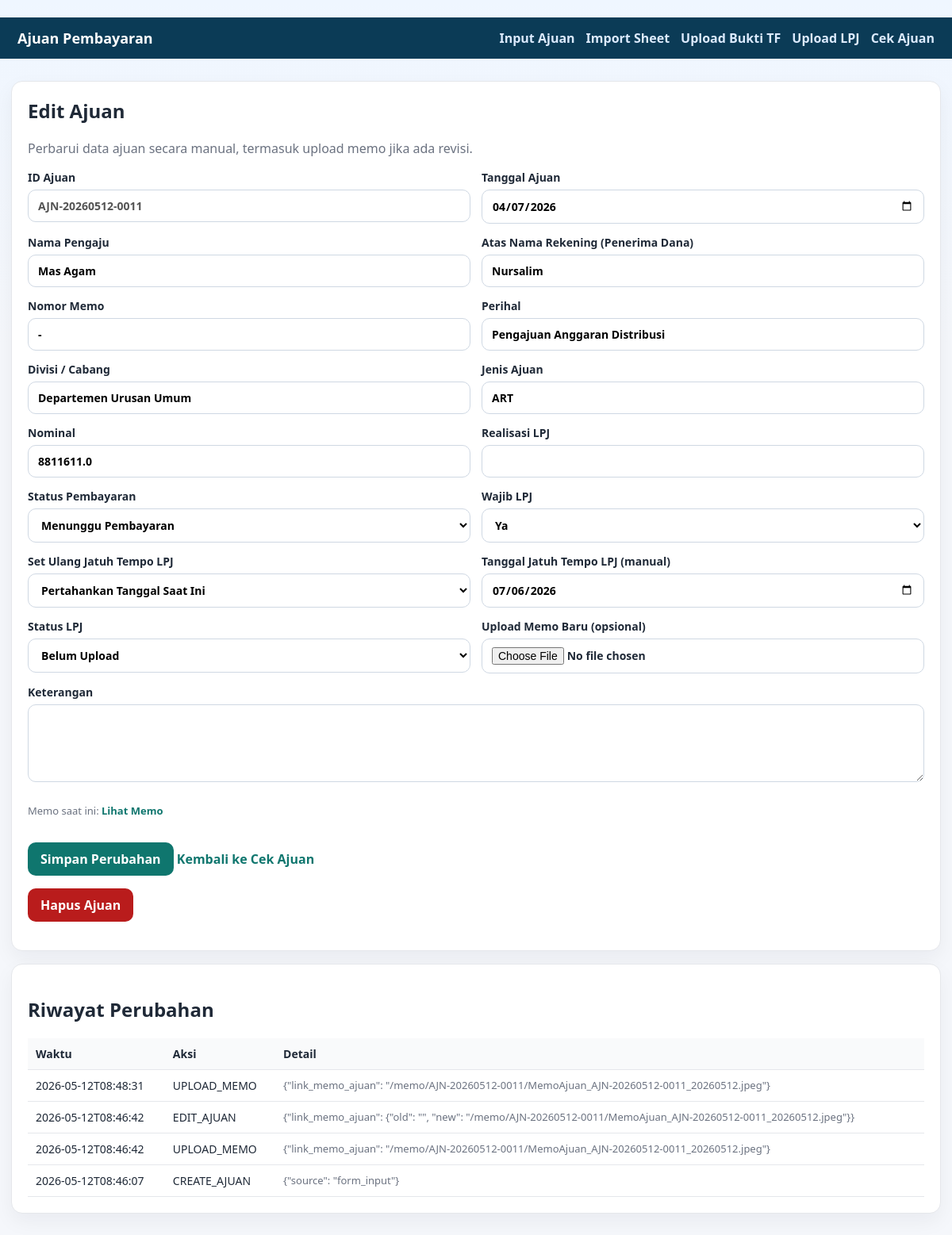
/ajuan/AJN-20260512-0011/edit, run on the app's committed database.
### tables this page shows
CREATE TABLE ajuan (
    id_ajuan TEXT PRIMARY KEY,
    tanggal_ajuan TEXT NOT NULL,
    nama_pengaju TEXT NOT NULL,
    divisi_cabang TEXT NOT NULL,
    jenis_ajuan TEXT NOT NULL,
    nominal REAL NOT NULL,
    keterangan TEXT,
    status TEXT NOT NULL DEFAULT 'Menunggu Pembayaran',
    link_bukti_transfer TEXT,
    wajib_lpj INTEGER NOT NULL DEFAULT 1,
    tanggal_jatuh_tempo_lpj TEXT,
    status_lpj TEXT NOT NULL DEFAULT 'Belum Upload',
    link_lpj TEXT,
    created_at TEXT NOT NULL,
    updated_at TEXT NOT NULL
, link_memo_ajuan TEXT, nominal_realisasi REAL, nama_penerima_dana TEXT, nomor_memo TEXT, perihal TEXT);

CREATE TABLE ajuan_audit_log (
    id INTEGER PRIMARY KEY AUTOINCREMENT,
    id_ajuan TEXT NOT NULL,
    action TEXT NOT NULL,
    changed_fields TEXT,
    created_at TEXT NOT NULL
);

### script/app.py (the view, shortened to what this page needs)
@app.route("/ajuan/<id_ajuan>/edit", methods=["GET", "POST"])
def edit_ajuan(id_ajuan: str):
    row = get_ajuan_by_id(id_ajuan)
    if not row:
        return redirect(url_for("cek_ajuan"))
    row_dict = dict(row)
    divisi_options = list_divisi_cabang_options()
    logs = list_audit_logs(id_ajuan=id_ajuan, limit=30)
    return render_template("edit_ajuan.html", form=row_dict, logs=logs, divisi_options=divisi_options)

### script/db.py (called while the page is built)
def get_connection() -> sqlite3.Connection:
    conn = sqlite3.connect(DB_FILE)
    conn.row_factory = sqlite3.Row
    return conn

def list_divisi_cabang_options() -> list[str]:
    query = """
    SELECT DISTINCT trim(divisi_cabang) AS divisi_cabang
    FROM ajuan
    WHERE divisi_cabang IS NOT NULL
      AND trim(divisi_cabang) != ''
    ORDER BY divisi_cabang ASC
    """
    with get_connection() as conn:
        rows = conn.execute(query).fetchall()
    return [row["divisi_cabang"] for row in rows if row["divisi_cabang"]]

def get_ajuan_by_id(id_ajuan: str) -> sqlite3.Row | None:
    with get_connection() as conn:
        row = conn.execute("SELECT * FROM ajuan WHERE id_ajuan = ?", (id_ajuan,)).fetchone()
    return row

def list_audit_logs(id_ajuan: str, limit: int = 30) -> list[sqlite3.Row]:
    with get_connection() as conn:
        rows = conn.execute(
            """
            SELECT id, id_ajuan, action, changed_fields, created_at
            FROM ajuan_audit_log
            WHERE id_ajuan = ?
            ORDER BY id DESC
            LIMIT ?
            """,
            (id_ajuan, limit),
        ).fetchall()
    return rows

### ui/templates/edit_ajuan.html (shortened to what this page needs)
﻿{% extends 'base.html' %}
{% block content %}
<section class="card">
  <h1>Edit Ajuan</h1>
  <p class="sub">Perbarui data ajuan secara manual, termasuk upload memo jika ada revisi.</p>
  <form method="post" enctype="multipart/form-data" class="grid-form">
    <label>ID Ajuan
      <input type="text" value="{{ form.id_ajuan }}" disabled>
    </label>
    <label>Tanggal Ajuan
      <input type="date" name="tanggal_ajuan" value="{{ form.tanggal_ajuan or '' }}" required>
    </label>
    <label>Nama Pengaju
      <input type="text" name="nama_pengaju" value="{{ form.nama_pengaju or '' }}" required>
    </label>
    <label>Atas Nama Rekening (Penerima Dana)
      <input type="text" name="nama_penerima_dana" value="{{ form.nama_penerima_dana or '' }}">
    </label>
    <label>Nomor Memo
      <input type="text" name="nomor_memo" value="{{ form.nomor_memo or '' }}">
    </label>
    <label>Perihal
      <input type="text" name="perihal" value="{{ form.perihal or '' }}">
    </label>
    <label>Divisi / Cabang
      <input list="divisi_cabang_list_edit" name="divisi_cabang" value="{{ form.divisi_cabang or '' }}" required>
    </label>
    <label>Jenis Ajuan
      <input type="text" name="jenis_ajuan" value="{{ form.jenis_ajuan or '' }}" required>
    </label>
    <label>Nominal
      <input type="number" min="0" step="0.01" name="nominal" value="{{ form.nominal or '' }}" required>
    </label>
    <label>Realisasi LPJ
      <input type="number" min="0" step="0.01" name="nominal_realisasi" value="{{ form.nominal_realisasi if form.nominal_realisasi is not none else '' }}">
    </label>
    <label>Status Pembayaran
      <select name="status">
        {% set current_status = form.status or 'Menunggu Pembayaran' %}
        <option value="Menunggu Pembayaran" {% if current_status == 'Menunggu Pembayaran' %}selected{% endif %}>Menunggu Pembayaran</option>
      </select>
    </label>
    <label>Wajib LPJ
      <select name="wajib_lpj">
        <option value="1" {% if (form.wajib_lpj|string) != '0' %}selected{% endif %}>Ya</option>
      </select>
    </label>
    <label>Set Ulang Jatuh Tempo LPJ
      <select name="lpj_due_option">
        <option value="">Pertahankan Tanggal Saat Ini</option>
      </select>
    </label>
    <label>Tanggal Jatuh Tempo LPJ (manual)
      <input type="date" name="tanggal_jatuh_tempo_lpj_manual" value="{{ form.tanggal_jatuh_tempo_lpj or '' }}">
    </label>
    <label>Status LPJ
      {% set current_lpj = form.status_lpj or 'Belum Upload' %}
      <select name="status_lpj">
        <option value="Belum Upload" {% if current_lpj == 'Belum Upload' %}selected{% endif %}>Belum Upload</option>
      </select>
    </label>
    <label>Upload Memo Baru (opsional)
      <input type="file" name="file_memo" accept=".jpg,.jpeg,.png,.pdf">
    </label>
    <label class="full">Keterangan
      <textarea name="keterangan" rows="4">{{ form.keterangan or '' }}</textarea>
    </label>
    <div class="full">
      {% if form.link_memo_ajuan %}
      <p class="muted">Memo saat ini: <a class="btn-link" href="{{ form.link_memo_ajuan }}" target="_blank">Lihat Memo</a></p>
      {% else %}
      <p class="muted">Memo saat ini: Belum ada</p>
      {% endif %}
    </div>
    <div class="full actions">
      <button type="submit">Simpan Perubahan</button>
      <a class="btn-link" href="{{ url_for('cek_ajuan') }}">Kembali ke Cek Ajuan</a>
    </div>
  </form>
  <form method="post" action="{{ url_for('delete_ajuan_route', id_ajuan=form.id_ajuan) }}" class="mt16" onsubmit="return confirm('Yakin hapus ajuan ini? Data tidak bisa dikembalikan.');">
    <button type="submit" class="btn-danger">Hapus Ajuan</button>
  </form>
</section>
<section class="card mt16">
  <h2>Riwayat Perubahan</h2>
  <div class="table-wrap">
    <table>
      <thead>
        <tr>
          <th>Waktu</th>
          <th>Aksi</th>
          <th>Detail</th>
        </tr>
      </thead>
      <tbody>
        {% for log in logs %}
          <tr>
            <td>{{ log.created_at }}</td>
            <td>{{ log.action }}</td>
            <td><span class="muted">{{ log.changed_fields or '-' }}</span></td>
          </tr>
        {% else %}
          <tr><td colspan="3">Belum ada riwayat.</td></tr>
        {% endfor %}
      </tbody>
    </table>
  </div>
</section>
{% endblock %}

### ui/static/style.css (style rules this page uses)
* { box-sizing: border-box; }
body { margin: 0; font-family: "Segoe UI", Tahoma, Geneva, Verdana, sans-serif; background: linear-gradient(180deg, #eff6ff 0%, var(--bg) 28%); color: var(--text); }
.card { background: var(--card); border: 1px solid var(--line); border-radius: 14px; padding: 20px; box-shadow: 0 10px 26px rgba(15, 23, 42, 0.05); }
h1 { margin-top: 0; }
.sub { color: var(--muted); margin-bottom: 16px; }
.grid-form { display: grid; grid-template-columns: repeat(2, minmax(0, 1fr)); gap: 14px; }
.grid-form .full { grid-column: 1 / -1; }
label { display: flex; flex-direction: column; gap: 6px; font-size: 14px; font-weight: 600; }
input, textarea, select, button { font: inherit; }
input, textarea, select { width: 100%; border: 1px solid #cfd8e3; border-radius: 10px; padding: 10px 12px; background: #fff; }
button { border: none; border-radius: 10px; padding: 10px 16px; background: var(--primary); color: #fff; font-weight: 700; cursor: pointer; }
.btn-danger { background: #b91c1c; }
.actions { margin-top: 4px; }
.table-wrap { overflow-x: auto; }
table { width: 100%; border-collapse: collapse; min-width: 1050px; }
th, td { border-bottom: 1px solid var(--line); padding: 10px; text-align: left; font-size: 14px; }
th { background: #f9fafb; }
.btn-link { display: inline-block; text-decoration: none; color: #0f766e; font-weight: 700; }
.muted { color: var(--muted); font-size: 13px; }
.mt16 { margin-top: 16px; }

### data on the page
ajuan: id_ajuan "AJN-20260512-0011", tanggal_ajuan "04/07/2026", nama_pengaju "Mas Agam", nama_penerima_dana "Nursalim", nomor_memo "-", perihal "Pengajuan Anggaran Distribusi", divisi_cabang "Departemen Urusan Umum", jenis_ajuan "ART", nominal "8811611.0", status "Menunggu Pembayaran", wajib_lpj "Ya", tanggal_jatuh_tempo_lpj_manual "07/06/2026", status_lpj "Belum Upload"
ajuan_audit_log: created_at "2026-05-12T08:48:31", action "UPLOAD_MEMO", changed_fields "{\"link_memo_ajuan\": \"/memo/AJN-20260512-0011/MemoAjuan_AJN-20260512-0011_20260512.jpeg\"}"
ajuan_audit_log: created_at "2026-05-12T08:46:42", action "EDIT_AJUAN", changed_fields "{\"link_memo_ajuan\": {\"old\": \"\", \"new\": \"/memo/AJN-20260512-0011/MemoAjuan_AJN-20260512-0011_20260512.jpeg\"}}"
ajuan_audit_log: created_at "2026-05-12T08:46:42", action "UPLOAD_MEMO", changed_fields "{\"link_memo_ajuan\": \"/memo/AJN-20260512-0011/MemoAjuan_AJN-20260512-0011_20260512.jpeg\"}"
ajuan_audit_log: created_at "2026-05-12T08:46:07", action "CREATE_AJUAN", changed_fields "{\"source\": \"form_input\"}"
